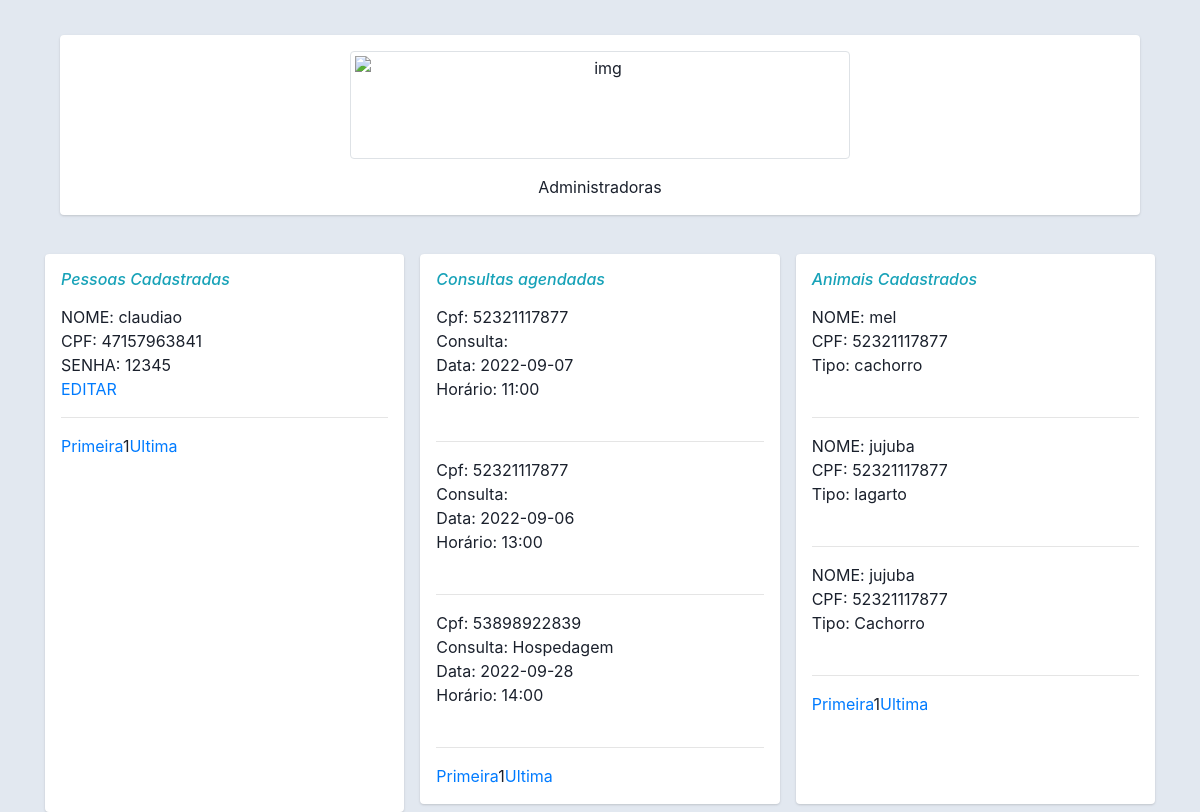
Screenshot of /adm.php with the database file from the repository.
### tables this page shows
CREATE TABLE `usuario` (
  `nome` varchar(200) NOT NULL,
  `cpf` varchar(11) NOT NULL,
  `senha` varchar(30) NOT NULL,
  `endereco` varchar(200) NOT NULL
);

CREATE TABLE `agendamento` (
  `horario` varchar(5) NOT NULL,
  `cpf` varchar(11) NOT NULL,
  `datas` date NOT NULL,
  `tipoconsulta` varchar(40) NOT NULL,
  `id` int(11) NOT NULL,
  `nome_animal` varchar(40) NOT NULL
);

CREATE TABLE `animais` (
  `id` int(11) NOT NULL,
  `nome_animal` varchar(200) NOT NULL,
  `animal` varchar(100) NOT NULL,
  `cpf` varchar(11) NOT NULL,
  `sexo` varchar(1) NOT NULL
);

### adm.php (the view, shortened to what this page needs)
<?php
include_once('conexao.php');
?>
<!DOCTYPE html>
<html lang="en">
<head>
  <link href="https://cdn.jsdelivr.net/npm/bootstrap@4.4.1/dist/css/bootstrap.min.css" rel="stylesheet">
</head>
<body>
  <div class="container">
    <div class="main-body">
      <div class="row gutters-sm">
        <div class="col-md-12 mb-2">
          <div class="card">
            <div class="card-body">
              <div class="d-flex flex-column align-items-center text-center">
                <img src="https://observatoriodeourofino.com.br/wordpress/wp-content/uploads/2017/03/17988419.jpg" alt="img" class="img-thumbnail" width="500px" height="100px">
                <div class="mt-3">
                  <?php
                  echo "Administradoras";
                  ?>
                </div>
              </div>
            </div>
          </div>
        </div>
      </div>
    </div>
    <div class="row gutters-sm">
      <div class="col-sm-4 mb-">
        <div class="card h-100">
          <div class="card-body">
            <h6 class="d-flex align-items-center mb-3"><i class="material-icons text-info mr-2">Pessoas Cadastradas</i></h6>
            <?php
              $paginaAtual = filter_input(INPUT_GET, 'pagina', FILTER_SANITIZE_NUMBER_INT);
              $pagina = (!empty($paginaAtual)) ? $paginaAtual : 1;
              $qtn_result_pg = 3;
              $inicio = ($qtn_result_pg * $pagina) - $qtn_result_pg;
              $result_usuarios = "SELECT * FROM usuario LIMIT $inicio, $qtn_result_pg";
              $resultado_usuarios = mysqli_query($conn, $result_usuarios);
              while ($row_usuario = mysqli_fetch_assoc($resultado_usuarios)) {
                echo "NOME: " . $row_usuario['nome'] . "<br>";
                echo "CPF: " . $row_usuario['cpf'] . "<br>";
                echo "SENHA: " . $row_usuario['senha'] . "<br>";
                echo "<a href='editaUsuarios.php?cpf=" . $row_usuario['cpf'] . "'>EDITAR</a><br><hr>";
              }
              $resultPg = "SELECT COUNT('id') AS num_result FROM usuario";
              $resultadoPg = mysqli_query($conn, $resultPg);
              $rowPg = mysqli_fetch_assoc($resultadoPg);
              $quantidadePg = ceil($rowPg['num_result'] / $qtn_result_pg);
              echo "<a href='listar.php?$pagina=1'>Primeira</a>";
              echo "$pagina";
              echo "<a href='listar.php?pagina='$quantidadePg'>Ultima</a>"
              ?>
          </div>
        </div>
      </div>
      <div class="col-sm-4 mb-2">
        <div class="card h-100">
          <div class="card-body">
            <h6 class="d-flex align-items-center mb-3"><i class="material-icons text-info mr-2">Consultas agendadas</i></h6>
            <?php
              $paginaAtual = filter_input(INPUT_GET, 'pagina', FILTER_SANITIZE_NUMBER_INT);
              $pagina = (!empty($paginaAtual)) ? $paginaAtual : 1;
              $qtn_result_pg = 3;
              $inicio = ($qtn_result_pg * $pagina) - $qtn_result_pg;
              $result_usuarios = "SELECT * FROM agendamento LIMIT $inicio, $qtn_result_pg";
              $resultado_usuarios = mysqli_query($conn, $result_usuarios);
              while ($row_usuario = mysqli_fetch_assoc($resultado_usuarios)) {
                echo "Cpf: " . $row_usuario['cpf'] . "<br>";
                echo "Consulta: " . $row_usuario['tipoconsulta'] . "<br>";
                echo "Data: " . $row_usuario['datas'] . "<br>";
                echo "Horário: " . $row_usuario['horario'] . "<br>";
                echo "<a href='editaUsuarios.php?id'" . $row_usuario['cpf'] . "></a><br><hr>";
              }
              $resultPg = "SELECT COUNT('id') AS num_result FROM usuario";
              $resultadoPg = mysqli_query($conn, $resultPg);
              $rowPg = mysqli_fetch_assoc($resultadoPg);
              $quantidadePg = ceil($rowPg['num_result'] / $qtn_result_pg);
              echo "<a href='adm.php?$pagina=1'>Primeira</a>";
              echo "$pagina";
              echo "<a href='adm.php?pagina='$quantidadePg'>Ultima</a>"
              ?>
          </div>
        </div>
      </div>
      <div class="col-sm-4 mb-2">
          <div class="card h-100">
            <div class="card-body">
              <h6 class="d-flex align-items-center mb-3"><i class="material-icons text-info mr-2">Animais Cadastrados</i></h6>
              <?php
              $paginaAtual = filter_input(INPUT_GET, 'pagina', FILTER_SANITIZE_NUMBER_INT);
              $pagina = (!empty($paginaAtual)) ? $paginaAtual : 1;
              $qtn_result_pg = 3;
              $inicio = ($qtn_result_pg * $pagina) - $qtn_result_pg;
              $result_usuarios = "SELECT * FROM animais LIMIT $inicio, $qtn_result_pg";
              $resultado_usuarios = mysqli_query($conn, $result_usuarios);
              while ($row_usuario = mysqli_fetch_assoc($resultado_usuarios)) {
                echo "NOME: " . $row_usuario['nome_animal'] . "<br>";
                echo "CPF: " . $row_usuario['cpf'] . "<br>";
                echo "Tipo: " . $row_usuario['animal'] . "<br>";
                echo "<a href='editaUsuarios.php?id'" . $row_usuario['cpf']. "></a><br> " . "<hr>";
              }
              $resultPg = "SELECT COUNT('id') AS num_result FROM usuario";
              $resultadoPg = mysqli_query($conn, $resultPg);
              $rowPg = mysqli_fetch_assoc($resultadoPg);
              $quantidadePg = ceil($rowPg['num_result'] / $qtn_result_pg);
              echo "<a href='listar_animal.php?$pagina=1'>Primeira</a>";
              echo "$pagina";
              echo "<a href='listar_animal.php?pagina='$quantidadePg'>Ultima</a>"
              ?>
            </div>
          </div>
        </div>
      </div>
    </div>
</body>
</html>

### adm.php (style rules this page uses)
body { margin-top: 20px; color: #1a202c; text-align: left; background-color: #e2e8f0; }
.main-body { padding: 15px; }
.card { box-shadow: 0 1px 3px 0 rgba(0, 0, 0, .1), 0 1px 2px 0 rgba(0, 0, 0, .06); }
.card { position: relative; display: flex; flex-direction: column; min-width: 0; word-wrap: break-word; background-color: #fff; background-clip: border-box; border: 0 solid rgba(0, 0, 0, .125); border-radius: .25rem; }
.card-body { flex: 1 1 auto; min-height: 1px; padding: 1rem; }
.gutters-sm { margin-right: -8px; margin-left: -8px; }
.gutters-sm>.col, .gutters-sm>[class*=col-] { padding-right: 8px; padding-left: 8px; }
.mb-3, .my-3 { margin-bottom: 1rem !important; }
.h-100 { height: 100% !important; }

### rows the page displays
usuario: nome "claudiao", cpf "47157963841", senha "12345"
agendamento: cpf "52321117877", datas "2022-09-07", horario "11:00"
agendamento: cpf "52321117877", datas "2022-09-06", horario "13:00"
agendamento: cpf "53898922839", tipoconsulta "Hospedagem", datas "2022-09-28", horario "14:00"
animais: nome_animal "mel", cpf "52321117877", animal "cachorro"
animais: nome_animal "jujuba", cpf "52321117877", animal "lagarto"
animais: nome_animal "jujuba", cpf "52321117877", animal "Cachorro"

### other values shown
$pagina "1"
